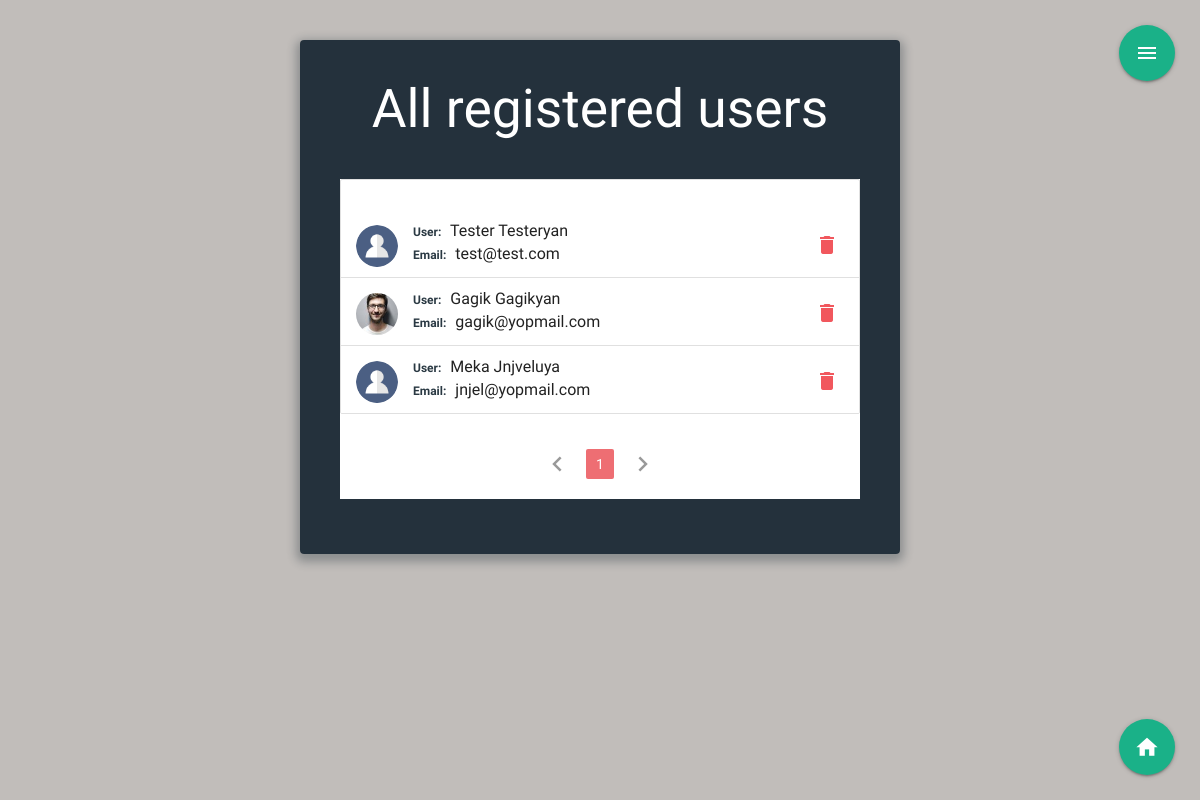
Screenshot of /users (signed in) with the database file from the repository.
### meeting_app/models.py (models this page shows, shortened)
class User(db.Model, UserMixin):
  id = db.Column(db.Integer, primary_key=True)
  fname = db.Column(db.String(60), nullable=False)
  lname = db.Column(db.String(60), nullable=False)
  email = db.Column(db.String(120), unique=True, nullable=False)
  image_file = db.Column(db.String(20), nullable=False, default='avatar.png')
  usertype = db.Column(db.String(20), nullable=False, default="user")
  password = db.Column(db.String(60), nullable=False)
  created_meetings = db.relationship('Meeting', backref='author', lazy=True)

### meeting_app/users/routes.py (the view)
@users.route("/users", methods=["GET", "POST"])
@login_required
def reg_users():
  if current_user.usertype == "admin":
    page=request.args.get('page',1,type=int)
    users = User.query.filter_by(usertype="user").paginate(page=page,per_page=8)
    image_file = url_for('static', filename='/img/' + current_user.image_file)
    return render_template("users.html", isIndex=True,image_file=image_file,users=users,legend="All registered users")
  else:
    abort(403)

### meeting_app/models.py (called while the page is built)
@login_manager.user_loader
def load_user(user_id):
  return User.query.get(int(user_id))

### meeting_app/templates/users.html (shortened to what this page needs)
{%extends "layout.html"%}
{% block content %}
<div class="wrap">
    <h2>{{legend}}</h2>
<div id="shedule" class='reg_users'>
 <ul class="collection">
  {% if users.items!=[] %}
  {% for user in users.items %}
    <li class="collection-item avatar">
    <a href="{{url_for('users.user_reserves', id=user.id)}}">
      <div class="img-wrapper circle">
        <div class="img " style="background-image: url({{url_for('static', filename='img/'+user.image_file, )}})"></div>
      </div>
    </a>
      <span class="title5 collection-title">User:</span>
      <a href=""></a>{{user.fname}} {{user.lname}} </a>
      <p>
        <span class="collection-title">Email:</span>    {{user.email}}
      {% if (current_user.usertype=="admin") %}
      <div class="action-buttons-wrapper">
       <a class="waves-effect waves-light modal-trigger secondary-content" href="#modal" data-id="{{url_for('users.delete_user',user_id = user.id)}}">  <i class="material-icons ">delete</i></a>
      </div>
      {%endif %}
    </li>
    {%endfor%}
  </ul>
  <ul class="pagination">
    {% if users.has_prev %}
    <li class="arrow"><a  href="{{ url_for('users.reg_users',page=users.prev_num)}}"><i class="material-icons">chevron_left</i></a></li>
    {% else %}
    <li class="disabled"><a href="#!"><i class="material-icons">chevron_left</i></a></li>
    {% endif %}
    {% for page_num in users.iter_pages(left_edge=1, right_edge=1, left_current=1,right_current=2) %}
      {% if page_num %}
        {% if users.page ==page_num %}
          <li class="active"> <a href="{{ url_for('users.reg_users',page=page_num)}}">{{page_num}}</a></li>
        {% else %}
          <li class="waves-effect pag-element"> <a href="{{ url_for('users.reg_users',page=page_num)}}">{{page_num}}</a></li>
        {% endif %}
      {% else %}
        <span>...</span>
      {% endif %}
    {% endfor %}
    {% if users.has_next %}
      <li class="arrow"><a href="{{ url_for('users.reg_users',page=users.next_num)}}"><i class="material-icons">chevron_right</i></a></li>
    {% else %}
    <li class="disabled"><a href="#!"><i class="material-icons">chevron_right</i></a></li>
    {% endif %}
    {% else %}
    <p class="no-shedules">There are no registered users, please try a letter...</p>
    {% endif %}
  </ul>
</div>
  <div class="fixed-button-wrapper">
    <a class="btn-floating btn-large" href="{{url_for('main.index')}}"><i class="material-icons">home</i></a>
  </div>
</div>
{% endblock %}

### meeting_app/static/css/style.css (style rules this page uses)
*, *:before, *:after { box-sizing: border-box; outline: none; }
html { overflow-y: scroll; }
body { background: #c1bdba; font-family: "Titillium Web", sans-serif; }
a { text-decoration: none; color: #1ab188; transition: 0.5s ease; }
.wrap { background: rgba(19, 35, 47, 0.9); padding: 40px; max-width: 600px; margin: 40px auto; border-radius: 4px; box-shadow: 0 4px 10px 4px rgba(19, 35, 47, 0.3); }
h1, h2 { text-align: center; color: #ffffff; font-weight: 300; margin: 0 0 40px; }
.collection .collection-item { position: relative; padding-right: 70px; }
#shedule { background-color: #fff; }
.fixed-button-wrapper { position: fixed; right: 25px; bottom: 25px; }
.fixed-button-wrapper .btn-floating { background-color: #1ab188; }
.fixed-button-wrapper .btn-floating i { font-size: 1.7rem; }
#shedule .img-wrapper { position: absolute; width: 42px; height: 42px; overflow: hidden; left: 15px; top: 25px; display: inline-block; vertical-align: middle; }
#shedule .img-wrapper .img { position: absolute; top: 0; left: 0; bottom: 0; right: 0; background-size: cover; background-repeat: no-repeat; background-position: center; }
#shedule .collection-title { color: rgba(19, 35, 47, 0.9); font-weight: bold; margin-right: 5px; font-size:12px; }
.collection { font-size: 16px; padding-top: 30px; }
.collection .collection-item.avatar .secondary-content { top: initial; right: 0; }
.collection .collection-item.avatar .secondary-content { color: #1ab188; }
.collection .collection-item.avatar .secondary-content:last-child { top:initial; right: 0; color: rgb(241, 87, 93); bottom: 0; }
.action-buttons-wrapper { position: absolute; top: 50%; right: 20px; height: 90px; width: 20px; transform: translateY(-50%); }
.pagination { text-align: center; padding: 20px 0; }
.pagination li a { font-size: 14px; }
#shedule.reg_users .img-wrapper { top: 15px; }
#shedule.reg_users .collection .collection-item.avatar .secondary-content:last-child { bottom: initial; top: 15px; }
#shedule.reg_users .action-buttons-wrapper { height: 50px; }
#shedule.reg_users .collection .collection-item.avatar { min-height: 50px; }

### rows the page displays
User: image_file (placeholder picture), fname "Tester", lname "Testeryan", email "test@test.com"
User: image_file (picture), fname "Gagik", lname "Gagikyan", email "gagik@yopmail.com"
User: image_file (placeholder picture), fname "Meka", lname "Jnjveluya", email "jnjel@yopmail.com"

### other values shown
{{ legend }} "All registered users"
{{ page_num }} "1"
